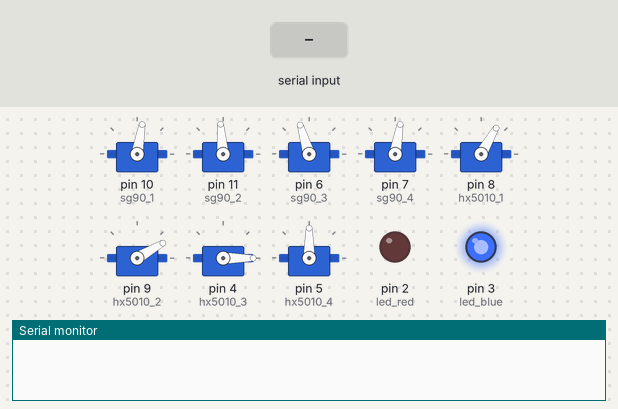
A sketch run on a simulated Arduino Uno, built with avr-gcc and run on an emulated ATmega328P. Shown: 8 × servo, output pins drawn as LEDs (lit = HIGH), the last lines printed to the serial monitor. Inputs (shaded band) come from the test bench.

Above: at 1.2 s.
1.3 s: "90,45\n" received over Serial
At 1.7 s:
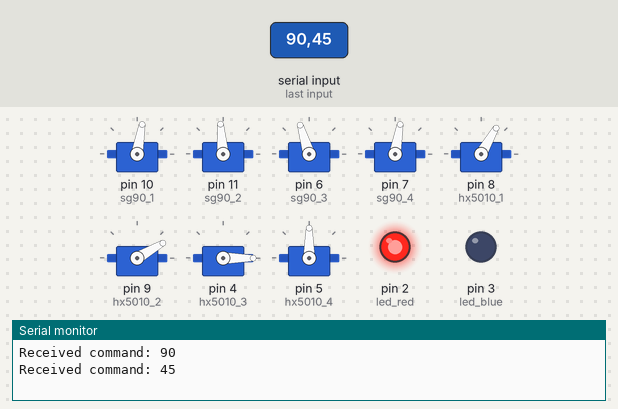
3.3 s: "2\n" received over Serial
At 4.3 s:
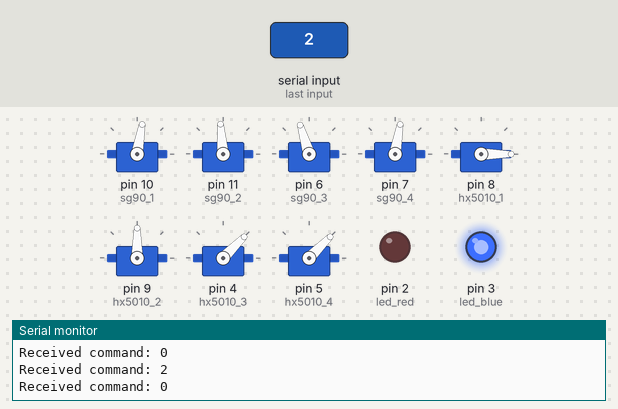
5.0 s: "5\n" received over Serial
At 5.6 s:
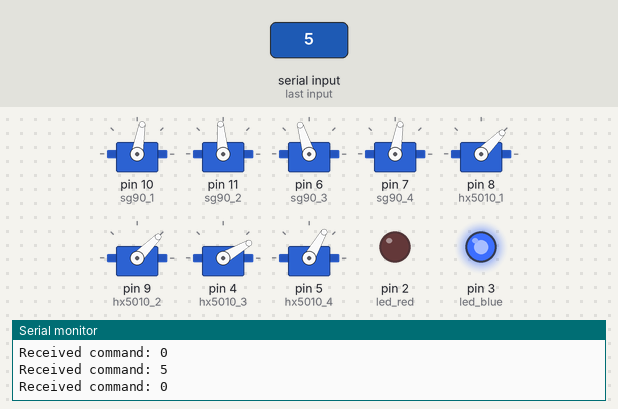
6.7 s: "3\n" received over Serial
At 8.1 s:
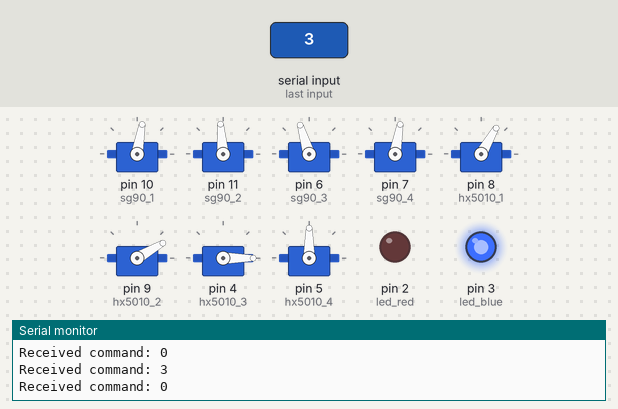
Timing chart, 0 to 9.4 s (numbered marks = the images above; inputs shaded):
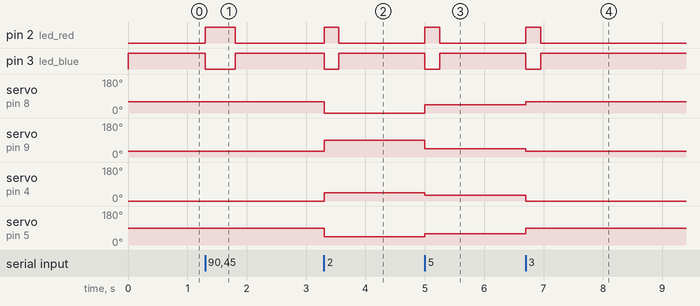

Measured:
- after the input at 1.3 s, pin 2 (led_red): LOW → HIGH at once, → LOW 0.50 s later; pin 3 (led_blue): HIGH → LOW at once, → HIGH 0.50 s later
- after the input at 3.3 s, pin 2 (led_red): LOW → HIGH at once, → LOW 0.25 s later; pin 3 (led_blue): HIGH → LOW at once, → HIGH 0.25 s later; servo on pin 8 (hx5010_1): 60° → 0° at once; servo on pin 9 (hx5010_2): 30° → 90° at once; servo on pin 4 (hx5010_3): 0° → 45° at once
- after the input at 5.0 s, pin 2 (led_red): LOW → HIGH at once, → LOW 0.25 s later; pin 3 (led_blue): HIGH → LOW at once, → HIGH 0.25 s later; servo on pin 8 (hx5010_1): 0° → 45° at once; servo on pin 9 (hx5010_2): 90° → 45° at once; servo on pin 4 (hx5010_3): 45° → 30° at once
- after the input at 6.7 s, pin 2 (led_red): LOW → HIGH at once, → LOW 0.25 s later; pin 3 (led_blue): HIGH → LOW at once, → HIGH 0.25 s later; servo on pin 8 (hx5010_1): 45° → 60° at once; servo on pin 9 (hx5010_2): 45° → 30° at once; servo on pin 4 (hx5010_3): 30° → 0° at once

The sketch:

SYL_ANIM_EYE_SERIAL_V0_11.ino
```cpp
#include <Servo.h>

Servo sg90_1;
Servo sg90_2;
Servo sg90_3;
Servo sg90_4;
Servo hx5010_1;
Servo hx5010_2;
Servo hx5010_3;
Servo hx5010_4;

int led_blue = 3;
int led_red = 2;

// Offsets for servos. Use this to tune the mechanism!
int offset_lid_top_right = -30;
int offset_lid_top_left = 30;

int offset_lid_bottom_right = 0;
int offset_lid_bottom_left = 0;

int offset_right_y = -10;
int offset_right_x = 17;

int offset_left_y = 5;
int offset_left_x = -10;

void setup() {
  pinMode(led_red, OUTPUT);
  pinMode(led_blue, OUTPUT);

  sg90_1.attach(10);
  sg90_2.attach(11);

  sg90_3.attach(6);
  sg90_4.attach(7);

  hx5010_1.attach(8);
  hx5010_2.attach(9);

  hx5010_3.attach(4);
  hx5010_4.attach(5);

  sg90_1.write(90 + offset_right_y);
  sg90_2.write(90 + offset_left_y);

  sg90_3.write(90 + offset_right_x);
  sg90_4.write(90 + offset_left_x);

  hx5010_1.write(90 + offset_lid_top_right);
  hx5010_2.write(0 + offset_lid_top_left);

  hx5010_3.write(0 + offset_lid_bottom_right);
  hx5010_4.write(90 + offset_lid_bottom_left);

  Serial.begin(9600);
  Serial.setTimeout(10);

  digitalWrite(led_blue, HIGH);
}

long servoState = 0;

void loop() {
  while (Serial.available() == 0) {}
  servoState = Serial.parseInt();

  Serial.print("Received command: ");
  Serial.println(servoState);

  if(servoState > 0) {

    if(servoState == 2){
      hx5010_1.write(30 + offset_lid_top_right);
      hx5010_2.write(60 + offset_lid_top_left);
      hx5010_3.write(45 + offset_lid_bottom_right);
      hx5010_4.write(45 + offset_lid_bottom_left);
    }
    else if(servoState == 3){
      hx5010_1.write(90 + offset_lid_top_right);
      hx5010_2.write(0 + offset_lid_top_left);
      hx5010_3.write(0 + offset_lid_bottom_right);
      hx5010_4.write(90 + offset_lid_bottom_left);
    }
    else if(servoState == 4){
      hx5010_1.write(90 + offset_lid_top_right);
      hx5010_2.write(0 + offset_lid_top_left);
      hx5010_3.write(0 + offset_lid_bottom_right);
      hx5010_4.write(90 + offset_lid_bottom_left);
    }
    else if (servoState == 5){
      hx5010_1.write(75 + offset_lid_top_right);
      hx5010_2.write(15 + offset_lid_top_left);
      hx5010_3.write(30 + offset_lid_bottom_right);
      hx5010_4.write(60 + offset_lid_bottom_left);
    }
    else if (servoState == 6){
      sg90_1.write(105 + offset_right_y);
      sg90_2.write(70 + offset_left_y);
      hx5010_1.write(90 + offset_lid_top_right);
      hx5010_2.write(0 + offset_lid_top_left);
      hx5010_3.write(25 + offset_lid_bottom_right);
      hx5010_4.write(65 + offset_lid_bottom_left);
    }
    else if (servoState == 7){
      sg90_1.write(45 + offset_right_y);
      sg90_2.write(130 + offset_left_y);
      hx5010_1.write(75 + offset_lid_top_right);
      hx5010_2.write(15 + offset_lid_top_left);
      hx5010_3.write(0 + offset_lid_bottom_right);
      hx5010_4.write(90 + offset_lid_bottom_left);
    }
    else if (servoState == 8){
      sg90_3.write(45 + offset_right_x);
      sg90_4.write(45 + offset_left_x);
    }
    else if (servoState == 9){
      sg90_3.write(130 + offset_right_x);
      sg90_4.write(130 + offset_left_x);
    }
    else if (servoState == 11){
      hx5010_1.write(30 + offset_lid_top_right);
      hx5010_2.write(0 + offset_lid_top_left);
      hx5010_3.write(45 + offset_lid_bottom_right);
      hx5010_4.write(90 + offset_lid_bottom_left);
    }
    else if (servoState == 12){
      hx5010_1.write(90 + offset_lid_top_right);
      hx5010_2.write(60 + offset_lid_top_left);
      hx5010_3.write(0 + offset_lid_bottom_right);
      hx5010_4.write(45 + offset_lid_bottom_left);
    }
    else if (servoState == 10){
      hx5010_1.write(90 + offset_lid_top_right);
      hx5010_2.write(0 + offset_lid_top_left);

      hx5010_3.write(0 + offset_lid_bottom_right);
      hx5010_4.write(90 + offset_lid_bottom_left);

      sg90_1.write(90 + offset_right_y);
      sg90_2.write(90 + offset_left_y);

      sg90_3.write(90 + offset_right_x);
      sg90_4.write(90 + offset_left_x);
    }

    digitalWrite(led_red, HIGH);
    digitalWrite(led_blue, LOW);
    delay(250);
    digitalWrite(led_red, LOW);
    digitalWrite(led_blue, HIGH);
  }
}
```
